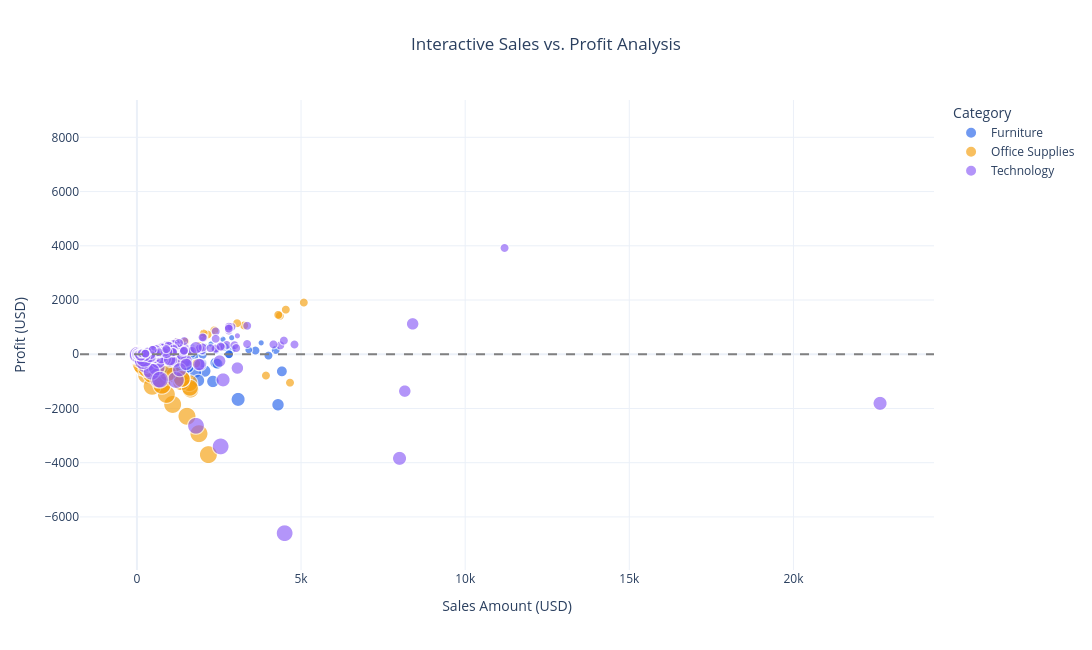

Notebook code for this chart:
### Code cell
fig_interactive = px.scatter(
    scatter_data,
    x="Sales",
    y="Profit",
    color="Category",
    size="Discount",
    size_max=18,
    hover_data=[
        "Sub-Category",
        "Product Name",
        "Region",
        "Discount"
    ],
    title="Interactive Sales vs. Profit Analysis",
    labels={
        "Sales": "Sales Amount (USD)",
        "Profit": "Profit (USD)",
        "Category": "Product Category"
    },
    color_discrete_map={
        "Furniture": "#2563EB",
        "Office Supplies": "#F59E0B",
        "Technology": "#8B5CF6"
    },
    opacity=0.65
)

fig_interactive.add_hline(
    y=0,
    line_dash="dash",
    line_color="gray"
)

fig_interactive.update_layout(
    template="plotly_white",
    width=1100,
    height=650,
    title_x=0.5,
    legend_title_text="Category"
)

fig_interactive.show()

### Figure 1 — Plotly figure (JSON) as saved in the notebook; plotly's stock layout.template omitted (floating-point values rounded to 4 significant figures; data arrays with more than 128 entries replaced by an {"elided": "..."} marker saying what was removed)
{"data": [{"customdata": {"elided": "2121x4 mixed values"}, "hovertemplate": "Product Category=Furniture<br>Sales Amount (USD)=%{x}<br>Profit (USD)=%{y}<br>Discount=%{customdata[3]}<br>Sub-Category=%{customdata[0]}<br>Product Name=%{customdata[1]}<br>Region=%{customdata[2]}<extra></extra>", "legendgroup": "Furniture", "marker": {"color": "#2563EB", "opacity": 0.65, "size": {"elided": "2121 float values"}, "sizemode": "area", "sizeref": 0.002469, "symbol": "circle"}, "mode": "markers", "name": "Furniture", "showlegend": true, "type": "scattergl", "x": {"elided": "2121 float values"}, "xaxis": "x", "y": {"elided": "2121 float values"}, "yaxis": "y"}, {"customdata": {"elided": "6026x4 mixed values"}, "hovertemplate": "Product Category=Office Supplies<br>Sales Amount (USD)=%{x}<br>Profit (USD)=%{y}<br>Discount=%{customdata[3]}<br>Sub-Category=%{customdata[0]}<br>Product Name=%{customdata[1]}<br>Region=%{customdata[2]}<extra></extra>", "legendgroup": "Office Supplies", "marker": {"color": "#F59E0B", "opacity": 0.65, "size": {"elided": "6026 float values"}, "sizemode": "area", "sizeref": 0.002469, "symbol": "circle"}, "mode": "markers", "name": "Office Supplies", "showlegend": true, "type": "scattergl", "x": {"elided": "6026 float values"}, "xaxis": "x", "y": {"elided": "6026 float values"}, "yaxis": "y"}, {"customdata": {"elided": "1847x4 mixed values"}, "hovertemplate": "Product Category=Technology<br>Sales Amount (USD)=%{x}<br>Profit (USD)=%{y}<br>Discount=%{customdata[3]}<br>Sub-Category=%{customdata[0]}<br>Product Name=%{customdata[1]}<br>Region=%{customdata[2]}<extra></extra>", "legendgroup": "Technology", "marker": {"color": "#8B5CF6", "opacity": 0.65, "size": {"elided": "1847 float values"}, "sizemode": "area", "sizeref": 0.002469, "symbol": "circle"}, "mode": "markers", "name": "Technology", "showlegend": true, "type": "scattergl", "x": {"elided": "1847 float values"}, "xaxis": "x", "y": {"elided": "1847 float values"}, "yaxis": "y"}], "layout": {"height": 650, "legend": {"itemsizing": "constant", "title": {"text": "Category"}, "tracegroupgap": 0}, "shapes": [{"line": {"color": "gray", "dash": "dash"}, "type": "line", "x0": 0, "x1": 1, "xref": "x domain", "y0": 0, "y1": 0, "yref": "y"}], "title": {"text": "Interactive Sales vs. Profit Analysis", "x": 0.5}, "width": 1100, "xaxis": {"anchor": "y", "domain": [0, 1], "title": {"text": "Sales Amount (USD)"}}, "yaxis": {"anchor": "x", "domain": [0, 1], "title": {"text": "Profit (USD)"}}}}
